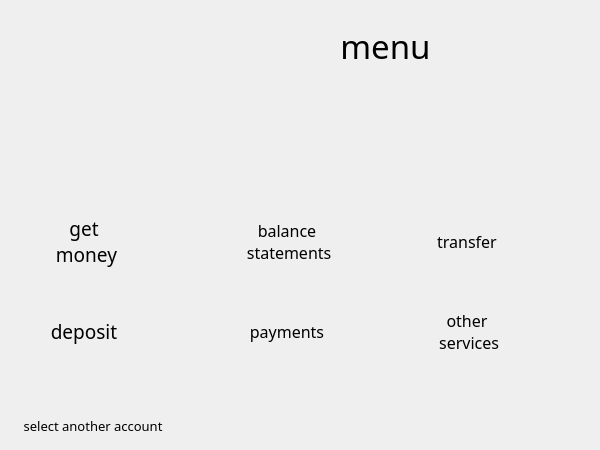
<?xml version="1.0" encoding="UTF-8"?>
<ui version="4.0">
 <class>Form</class>
 <widget class="QWidget" name="Form">
  <property name="geometry">
   <rect>
    <x>0</x>
    <y>0</y>
    <width>600</width>
    <height>450</height>
   </rect>
  </property>
  <property name="windowTitle">
   <string>Form</string>
  </property>
  <property name="styleSheet">
   <string notr="true">#Form{
background-image: url(:/Resources/background.png);
}
</string>
  </property>
  <widget class="QPushButton" name="cancelButt">
   <property name="geometry">
    <rect>
     <x>390</x>
     <y>370</y>
     <width>215</width>
     <height>79</height>
    </rect>
   </property>
   <property name="styleSheet">
    <string notr="true">#cancelButt {
background-image: url(:Resources/cancel.png);
border: none;
}
#cancelButt:pressed
{
   background-image: url(:Resources/cancelP.png);
  border: none;
}</string>
   </property>
   <property name="text">
    <string/>
   </property>
   <property name="iconSize">
    <size>
     <width>219</width>
     <height>79</height>
    </size>
   </property>
  </widget>
  <widget class="QLabel" name="window_2">
   <property name="geometry">
    <rect>
     <x>170</x>
     <y>30</y>
     <width>431</width>
     <height>31</height>
    </rect>
   </property>
   <property name="font">
    <font>
     <family>KenVector Future</family>
     <pointsize>25</pointsize>
     <underline>false</underline>
     <strikeout>false</strikeout>
    </font>
   </property>
   <property name="text">
    <string>menu</string>
   </property>
   <property name="alignment">
    <set>Qt::AlignCenter</set>
   </property>
  </widget>
  <widget class="QPushButton" name="anotherButt">
   <property name="geometry">
    <rect>
     <x>0</x>
     <y>390</y>
     <width>391</width>
     <height>71</height>
    </rect>
   </property>
   <property name="font">
    <font>
     <family>KenVector Future</family>
     <pointsize>10</pointsize>
    </font>
   </property>
   <property name="styleSheet">
    <string notr="true">#anotherButt {
background-image: url(:Resources/anotherAcc.png);
border: none;
text-align: left;
}
</string>
   </property>
   <property name="text">
    <string>       select another account</string>
   </property>
  </widget>
  <widget class="QPushButton" name="getMoney">
   <property name="geometry">
    <rect>
     <x>10</x>
     <y>200</y>
     <width>148</width>
     <height>82</height>
    </rect>
   </property>
   <property name="font">
    <font>
     <family>KenVector Future</family>
     <pointsize>14</pointsize>
    </font>
   </property>
   <property name="styleSheet">
    <string notr="true">#getMoney{
background-image: url(:Resources/actionBlue.png);
border: none;
text-align: center;
}
</string>
   </property>
   <property name="text">
    <string>get
 money</string>
   </property>
  </widget>
  <widget class="QPushButton" name="deposit">
   <property name="geometry">
    <rect>
     <x>10</x>
     <y>290</y>
     <width>148</width>
     <height>82</height>
    </rect>
   </property>
   <property name="font">
    <font>
     <family>KenVector Future</family>
     <pointsize>14</pointsize>
    </font>
   </property>
   <property name="styleSheet">
    <string notr="true">#deposit{
background-image: url(:Resources/actionBlue.png);
border: none;
text-align: center;
}
</string>
   </property>
   <property name="text">
    <string>deposit</string>
   </property>
  </widget>
  <widget class="QPushButton" name="balance">
   <property name="geometry">
    <rect>
     <x>210</x>
     <y>200</y>
     <width>154</width>
     <height>82</height>
    </rect>
   </property>
   <property name="font">
    <font>
     <family>KenVector Future</family>
     <pointsize>12</pointsize>
    </font>
   </property>
   <property name="styleSheet">
    <string notr="true">#balance{
background-image: url(:Resources/actionRed.png);
border: none;
text-align: center;
}
</string>
   </property>
   <property name="text">
    <string>balance &amp;
 statements</string>
   </property>
  </widget>
  <widget class="QPushButton" name="payments">
   <property name="geometry">
    <rect>
     <x>210</x>
     <y>290</y>
     <width>154</width>
     <height>82</height>
    </rect>
   </property>
   <property name="font">
    <font>
     <family>KenVector Future</family>
     <pointsize>12</pointsize>
    </font>
   </property>
   <property name="styleSheet">
    <string notr="true">#payments
{
background-image: url(:Resources/actionRed.png);
border: none;
text-align: center;
}
</string>
   </property>
   <property name="text">
    <string>payments</string>
   </property>
  </widget>
  <widget class="QPushButton" name="transfer">
   <property name="geometry">
    <rect>
     <x>390</x>
     <y>200</y>
     <width>154</width>
     <height>82</height>
    </rect>
   </property>
   <property name="font">
    <font>
     <family>KenVector Future</family>
     <pointsize>12</pointsize>
    </font>
   </property>
   <property name="styleSheet">
    <string notr="true">#transfer
{
background-image: url(:Resources/actionRed.png);
border: none;
text-align: center;
}
</string>
   </property>
   <property name="text">
    <string>transfer</string>
   </property>
  </widget>
  <widget class="QPushButton" name="other">
   <property name="geometry">
    <rect>
     <x>390</x>
     <y>290</y>
     <width>154</width>
     <height>82</height>
    </rect>
   </property>
   <property name="font">
    <font>
     <family>KenVector Future</family>
     <pointsize>12</pointsize>
    </font>
   </property>
   <property name="styleSheet">
    <string notr="true">#other{
background-image: url(:Resources/actionRed.png);
border: none;
text-align: center;
}
</string>
   </property>
   <property name="text">
    <string>other
 services</string>
   </property>
  </widget>
 </widget>
 <resources/>
 <connections/>
</ui>
